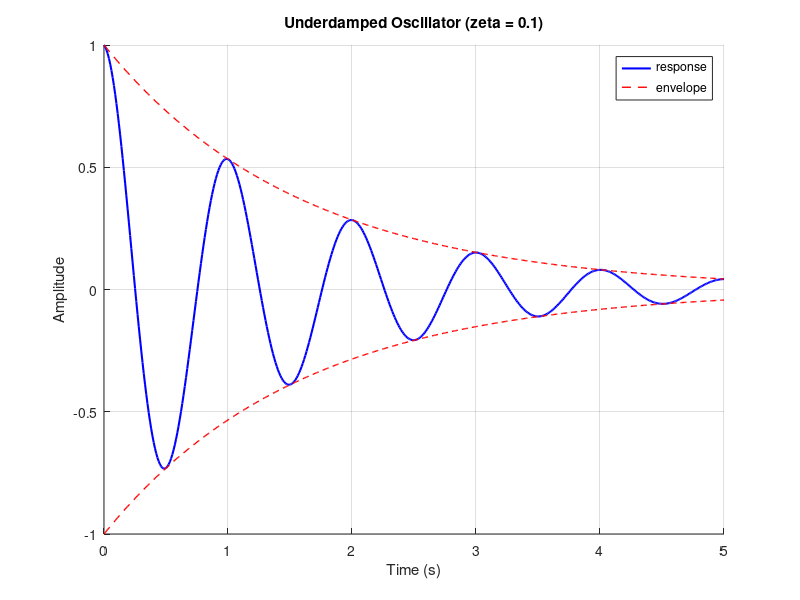

Recreate this plot in MATLAB.
clear

% Damped Oscillator — Second-order system response
% Plots an underdamped oscillation with its exponential envelope.

zeta = 0.1;
wn = 2 * pi;
wd = wn * sqrt(1 - zeta^2);

t = linspace(0, 5, 500);
y = exp(-zeta * wn * t) .* cos(wd * t);
envelope = exp(-zeta * wn * t);

figure
hold on
plot(t, y, 'b-', 'LineWidth', 1.5)
plot(t, envelope, 'r--', 'LineWidth', 1)
plot(t, -envelope, 'r--', 'LineWidth', 1)
hold off
title('Underdamped Oscillator (zeta = 0.1)')
xlabel('Time (s)')
ylabel('Amplitude')
legend('response', 'envelope')
grid on
